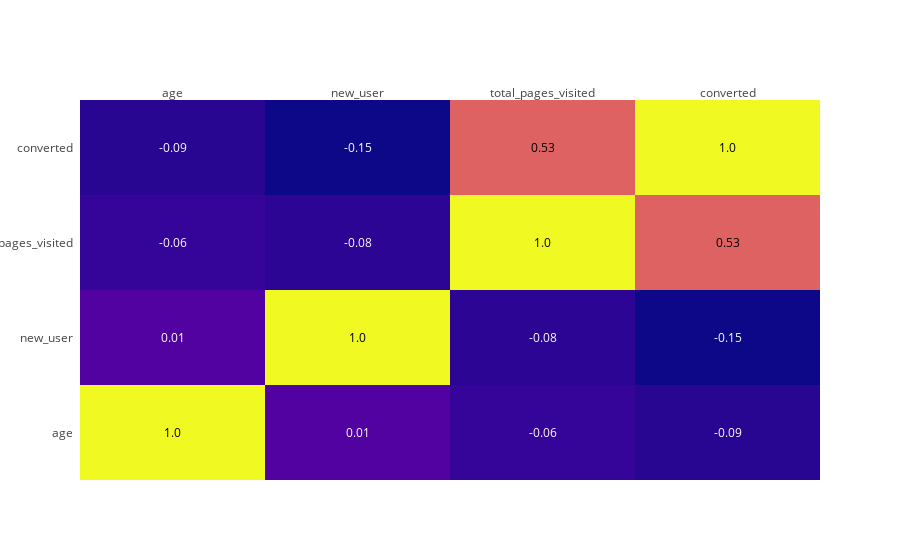

The code cell stored with this chart in its notebook:
### Code cell
# Correlation matrix
corr_matrix = data_sample.corr().round(2)

fig = ff.create_annotated_heatmap(corr_matrix.values,
                                  x = corr_matrix.columns.tolist(),
                                  y = corr_matrix.index.tolist())
fig.show()

### Figure 1 — Plotly figure (JSON) as saved in the notebook; plotly's stock layout.template omitted (floating-point values rounded to 4 significant figures)
{"data": [{"colorscale": [[0, "#0d0887"], [0.1111, "#46039f"], [0.2222, "#7201a8"], [0.3333, "#9c179e"], [0.4444, "#bd3786"], [0.5556, "#d8576b"], [0.6667, "#ed7953"], [0.7778, "#fb9f3a"], [0.8889, "#fdca26"], [1, "#f0f921"]], "reversescale": false, "showscale": false, "type": "heatmap", "x": ["age", "new_user", "total_pages_visited", "converted"], "y": ["age", "new_user", "total_pages_visited", "converted"], "z": [[1, 0.01, -0.06, -0.09], [0.01, 1, -0.08, -0.15], [-0.06, -0.08, 1, 0.53], [-0.09, -0.15, 0.53, 1]]}], "layout": {"annotations": [{"font": {"color": "#000000"}, "showarrow": false, "text": "1.0", "x": "age", "xref": "x", "y": "age", "yref": "y"}, {"font": {"color": "#FFFFFF"}, "showarrow": false, "text": "0.01", "x": "new_user", "xref": "x", "y": "age", "yref": "y"}, {"font": {"color": "#FFFFFF"}, "showarrow": false, "text": "-0.06", "x": "total_pages_visited", "xref": "x", "y": "age", "yref": "y"}, {"font": {"color": "#FFFFFF"}, "showarrow": false, "text": "-0.09", "x": "converted", "xref": "x", "y": "age", "yref": "y"}, {"font": {"color": "#FFFFFF"}, "showarrow": false, "text": "0.01", "x": "age", "xref": "x", "y": "new_user", "yref": "y"}, {"font": {"color": "#000000"}, "showarrow": false, "text": "1.0", "x": "new_user", "xref": "x", "y": "new_user", "yref": "y"}, {"font": {"color": "#FFFFFF"}, "showarrow": false, "text": "-0.08", "x": "total_pages_visited", "xref": "x", "y": "new_user", "yref": "y"}, {"font": {"color": "#FFFFFF"}, "showarrow": false, "text": "-0.15", "x": "converted", "xref": "x", "y": "new_user", "yref": "y"}, {"font": {"color": "#FFFFFF"}, "showarrow": false, "text": "-0.06", "x": "age", "xref": "x", "y": "total_pages_visited", "yref": "y"}, {"font": {"color": "#FFFFFF"}, "showarrow": false, "text": "-0.08", "x": "new_user", "xref": "x", "y": "total_pages_visited", "yref": "y"}, {"font": {"color": "#000000"}, "showarrow": false, "text": "1.0", "x": "total_pages_visited", "xref": "x", "y": "total_pages_visited", "yref": "y"}, {"font": {"color": "#000000"}, "showarrow": false, "text": "0.53", "x": "converted", "xref": "x", "y": "total_pages_visited", "yref": "y"}, {"font": {"color": "#FFFFFF"}, "showarrow": false, "text": "-0.09", "x": "age", "xref": "x", "y": "converted", "yref": "y"}, {"font": {"color": "#FFFFFF"}, "showarrow": false, "text": "-0.15", "x": "new_user", "xref": "x", "y": "converted", "yref": "y"}, {"font": {"color": "#000000"}, "showarrow": false, "text": "0.53", "x": "total_pages_visited", "xref": "x", "y": "converted", "yref": "y"}, {"font": {"color": "#000000"}, "showarrow": false, "text": "1.0", "x": "converted", "xref": "x", "y": "converted", "yref": "y"}], "xaxis": {"dtick": 1, "gridcolor": "rgb(0, 0, 0)", "side": "top", "ticks": ""}, "yaxis": {"dtick": 1, "ticks": "", "ticksuffix": "  "}}}
